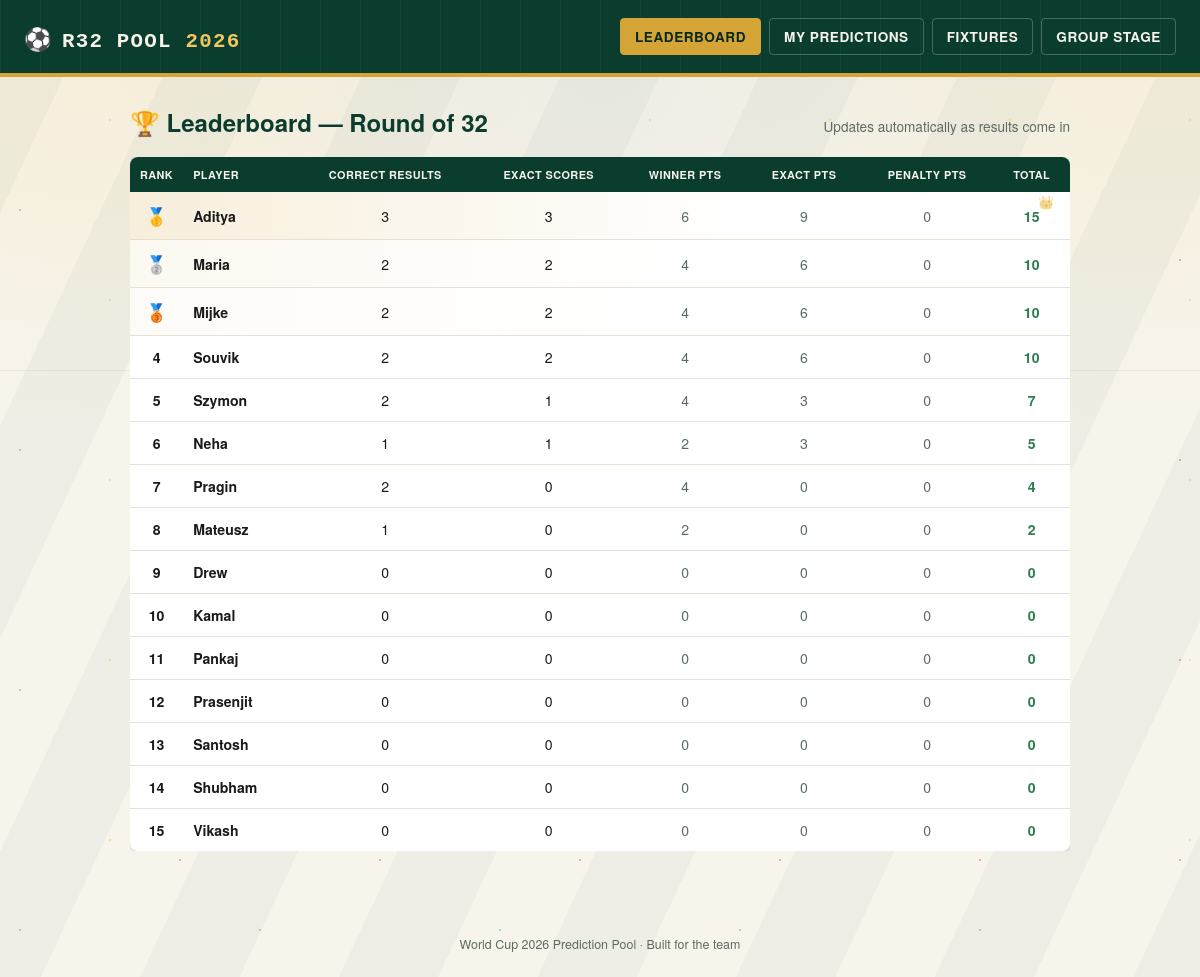
The app's page /leaderboard with its own data.
### tables this page shows
CREATE TABLE players (
            id INTEGER PRIMARY KEY AUTOINCREMENT,
            name TEXT UNIQUE NOT NULL
        );

### app.py (the view)
@app.route("/leaderboard")
def leaderboard():
    board = get_r32_leaderboard()
    return render_template("leaderboard.html", leaderboard=board, active_page="leaderboard")

### database.py (called while the page is built)
def get_connection():
    conn = sqlite3.connect(DB_FILE)
    conn.row_factory = sqlite3.Row
    return conn

### templates/leaderboard.html (shortened to what this page needs)
{% extends "base.html" %}
{% block content %}
<div class="lb-header">
  <h2>🏆 Leaderboard — Round of 32</h2>
  <div class="sub">Updates automatically as results come in</div>
</div>
{% if leaderboard %}
<div class="table-scroll">
<table class="board">
  <thead>
    <tr>
      <th class="num">Rank</th>
      <th>Player</th>
      <th class="num">Correct&nbsp;Results</th>
      <th class="num">Exact&nbsp;Scores</th>
      <th class="num">Winner&nbsp;Pts</th>
      <th class="num">Exact&nbsp;Pts</th>
      <th class="num">Penalty&nbsp;Pts</th>
      <th class="num">Total</th>
    </tr>
  </thead>
  <tbody>
    {% for row in leaderboard %}
    <tr class="{{ 'top1' if row.rank == 1 else 'top2' if row.rank == 2 else 'top3' if row.rank == 3 else '' }}">
      <td class="num rank-cell">
        {% if row.rank == 1 %}<span class="medal" onclick="confettiBurst(event.clientX, event.clientY)" title="Click me!">🥇</span>
        {% elif row.rank == 2 %}<span class="medal">🥈</span>
        {% elif row.rank == 3 %}<span class="medal">🥉</span>
        {% else %}{{ row.rank }}{% endif %}
      </td>
      <td class="player-name"><a href="{{ url_for('predict', player_name=row.name) }}" class="player-link">{{ row.name }}</a></td>
      <td class="num">{{ row.correct_results }}</td>
      <td class="num">{{ row.exact_scores }}</td>
      <td class="num subtle">{{ row.winner_pts }}</td>
      <td class="num subtle">{{ row.exact_pts }}</td>
      <td class="num subtle">{{ row.penalty_pts }}</td>
      <td class="num total-pts">{{ row.total_points }}</td>
    </tr>
    {% endfor %}
  </tbody>
</table>
</div>
{% else %}
<div class="empty-state">No players yet.</div>
{% endif %}
{% endblock %}

### templates/base.html (style rules this page uses)
:root { --pitch: #0B3D2E; --pitch-dark: #072920; --chalk: #F7F4EC; --gold: #D4A437; --gold-bright:#F0C75E; --ink: #1A1A1A; --ink-soft: #5B6B63; --line: #E4E0D4; --win: #2E7D4F; --loss: #B0382B; --card: #FFFFFF; --confetti-1: #F0C75E; --confetti-2: #E8634F; --confetti-3: #5BA3D9; --confetti-4: #6FBF7B; --confetti-5: #D4699B; }
* { box-sizing: border-box; }
body { margin: 0; font-family: 'Helvetica Neue', Arial, sans-serif; color: var(--ink); min-height: 100vh; background-color: var(--chalk); background-image: radial-gradient(circle at 50% 38%, transparent 0, transparent 130px, rgba(11,61,46,0.05) 132px, rgba(11,61,46,0.05) 136px, transparent 138px), linear-gradient(180deg, transparent 0, transparent calc(38% - 1px), rgba(11,61,46,0.06) calc(38% - 1px), rgba(11,61,46,0.06) 38%, transparent 38%), repeating-linear-gradient(115deg, rgba(11,61,46,0.035) 0px, rgba(11,61,46,0.035) 90px, transparent 90px, transparent 180px), radial-gradient(circle at 8% -5%, rgba(240,199,94,0.16), transparent 32%), radial-gradient(circle at 95% 0%, rgba(240,199,94,0.13), transparent 30%), radial-gradient(ellipse at 50% 0%, rgba(11,61,46,0.04), transparent 60%); background-attachment: fixed; background-size: cover; position: relative; }
body::before { content: ""; position: fixed; inset: 0; pointer-events: none; z-index: 0; opacity: 0.5; background-image: radial-gradient(circle, var(--gold-bright) 1.5px, transparent 1.5px), radial-gradient(circle, var(--confetti-3) 1.5px, transparent 1.5px), radial-gradient(circle, var(--confetti-2) 1.5px, transparent 1.5px); background-size: 180px 180px, 240px 240px, 200px 200px; background-position: 20px 30px, 140px 90px, 80px 160px; animation: drift 60s linear infinite; }

### templates/leaderboard.html (style rules this page uses)
.lb-header { display: flex; align-items: baseline; justify-content: space-between; margin-bottom: 18px; flex-wrap: wrap; gap: 8px; }
.lb-header h2 { font-size: 1.5rem; margin: 0; color: var(--pitch); }
.lb-header .sub { color: var(--ink-soft); font-size: 0.85rem; }
.table-scroll { overflow-x: auto; -webkit-overflow-scrolling: touch; }
table.board { width: 100%; min-width: 640px; border-collapse: collapse; background: var(--card); border-radius: 8px; overflow: hidden; box-shadow: 0 4px 16px rgba(11,61,46,0.12), 0 1px 3px rgba(0,0,0,0.06); }
table.board thead th { background: var(--pitch); color: var(--chalk); text-align: left; font-size: 0.68rem; text-transform: uppercase; letter-spacing: 0.04em; padding: 10px 10px; white-space: nowrap; }
table.board thead th.num { text-align: center; }
table.board tbody td { padding: 11px 10px; border-bottom: 1px solid var(--line); font-size: 0.88rem; }
table.board tbody td.num { text-align: center; font-variant-numeric: tabular-nums; }
table.board tbody tr:last-child td { border-bottom: none; }
table.board tbody tr { transition: background 0.15s ease, transform 0.15s ease; }
.rank-cell { font-weight: 700; width: 44px; }
.medal { font-size: 1.1rem; display: inline-block; animation: medal-idle 3s ease-in-out infinite; cursor: default; }
tr.top1 .medal { cursor: pointer; animation-delay: 0s; }
tr.top2 .medal { animation-delay: 0.3s; }
tr.top3 .medal { animation-delay: 0.6s; }
tr.top1 { background: linear-gradient(90deg, rgba(212,164,55,0.18), transparent 65%); position: relative; }
tr.top1::after { content: "👑"; position: absolute; right: 16px; font-size: 0.8rem; opacity: 0.6; }
tr.top2 { background: linear-gradient(90deg, rgba(212,164,55,0.07), transparent 60%); }
tr.top3 { background: linear-gradient(90deg, rgba(212,164,55,0.04), transparent 60%); }
.player-name { font-weight: 600; }
.player-link { color: var(--ink); text-decoration: none; border-bottom: 1px dashed transparent; transition: border-color 0.15s ease, color 0.15s ease; }
.total-pts { font-weight: 800; font-size: 1.0rem; color: var(--win); font-variant-numeric: tabular-nums; }
.subtle { color: var(--ink-soft); }

### records on screen
players: name "Aditya", correct_results "3", exact_scores "3", winner_pts "6", exact_pts "9", penalty_pts "0", total_points "15"
players: name "Maria", correct_results "2", exact_scores "2", winner_pts "4", exact_pts "6", penalty_pts "0", total_points "10"
players: name "Mijke", correct_results "2", exact_scores "2", winner_pts "4", exact_pts "6", penalty_pts "0", total_points "10"
players: rank "4", name "Souvik", correct_results "2", exact_scores "2", winner_pts "4", exact_pts "6", penalty_pts "0", total_points "10"
players: rank "5", name "Szymon", correct_results "2", exact_scores "1", winner_pts "4", exact_pts "3", penalty_pts "0", total_points "7"
players: rank "6", name "Neha", correct_results "1", exact_scores "1", winner_pts "2", exact_pts "3", penalty_pts "0", total_points "5"
players: rank "7", name "Pragin", correct_results "2", exact_scores "0", winner_pts "4", exact_pts "0", penalty_pts "0", total_points "4"
players: rank "8", name "Mateusz", correct_results "1", exact_scores "0", winner_pts "2", exact_pts "0", penalty_pts "0", total_points "2"
players: rank "9", name "Drew", correct_results "0", exact_scores "0", winner_pts "0", exact_pts "0", penalty_pts "0", total_points "0"
players: rank "10", name "Kamal", correct_results "0", exact_scores "0", winner_pts "0", exact_pts "0", penalty_pts "0", total_points "0"
players: rank "11", name "Pankaj", correct_results "0", exact_scores "0", winner_pts "0", exact_pts "0", penalty_pts "0", total_points "0"
players: rank "12", name "Prasenjit", correct_results "0", exact_scores "0", winner_pts "0", exact_pts "0", penalty_pts "0", total_points "0"
players: rank "13", name "Santosh", correct_results "0", exact_scores "0", winner_pts "0", exact_pts "0", penalty_pts "0", total_points "0"
players: rank "14", name "Shubham", correct_results "0", exact_scores "0", winner_pts "0", exact_pts "0", penalty_pts "0", total_points "0"
players: rank "15", name "Vikash", correct_results "0", exact_scores "0", winner_pts "0", exact_pts "0", penalty_pts "0", total_points "0"
